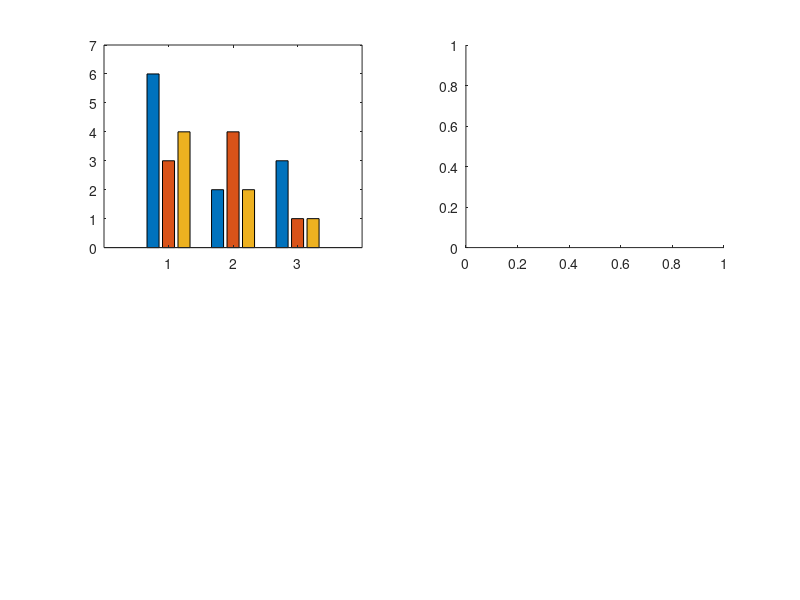

MATLAB code to generate this figure: (Note: this script raises an error after producing the figure.)
figure
subplot(2,2,1)
bar([6 3 4;2 4 2;3 1 1]);
axis([0 4 0 7])

subplot(2,2,2)
x = linspace(0,10,10);
yl1 = sin(x);
yl2 = sin(x/2);
yyaxis left
hold on
plot(x,yl1)
plot(x,yl2)
yr1 = x;
yr2 = x.^2;
axis([0,11,0,1.2])
yyaxis right
plot(x,yr1)
plot(x,yr2)
axis([0,11,0,120])

subplot(2,2,3)
scatter(randn(100,1),randn(100,1))






